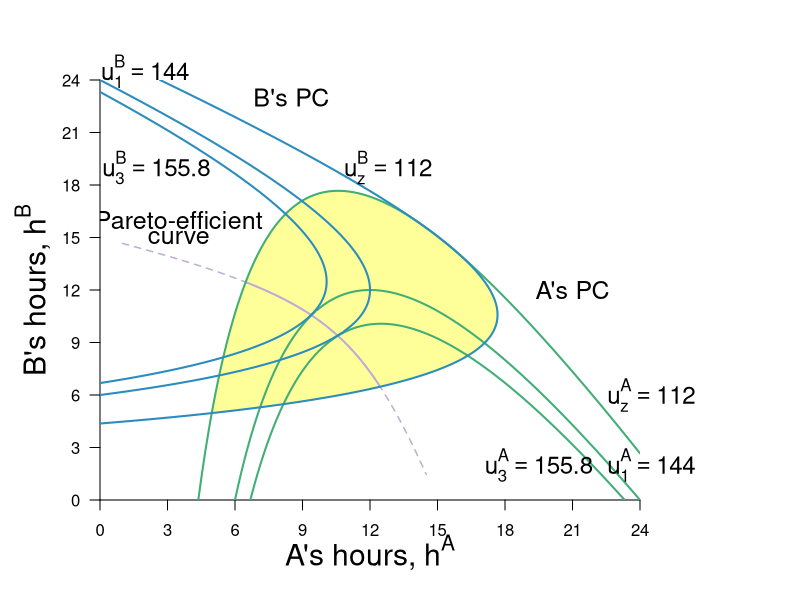

This figure's R source:
require(shape)
pdf(file = "coordination_failures/coord_fallback_pareto_new.pdf", width = 9, height = 7)

#Set parameters for graphics
pointsize <- 1.8
axislabelsize <- 1.8
labelsize <- 1.5
namesize <- 1.8
annotatesize <- 1.5
graphlinewidth <- 2
segmentlinewidth <- 1.5

COL <- c("#7fc97f", "#beaed4", "#fdc086", "#ffff99", "#386cb0", "#f0027f", "#bf5b17", "#666666")
COLA <- c("#99d8c9","#66c2a4","#41ae76", "#238b45", "#005824")
COLB <- c("#4eb3d3", "#2b8cbe", "#0868ac","#084081")

par(mar =  c(5, 5, 4, 8))

uA <- function(ea, eb, alpha = 30, beta = 1/2) {
  (alpha - beta*(ea+eb))*ea - 0.5*(ea)^2
}

uB <- function(ea, eb, alpha = 30, beta = 1/2) {
  (alpha - beta*(ea+eb))*eb - 0.5*(eb)^2
}

brfB <- function(ea, alpha = 30, beta = 1/2) {
  (alpha - beta*ea)/(1 + 2*beta)
}



brfA <- function(ea, alpha = 30, beta = 1/2) {
  (alpha - ea*(1 + 2*beta))/(beta)
}

brfPE <- function(ea, alpha = 30, beta = 1/8) {
  alpha*(1 - beta*ea)
}

hANE <- function(alpha, beta = 1/2){
  alpha/(1 + 3*beta)
}

hApEff <- function(alpha, beta = 1/2){
  alpha/(2 + 4*beta)
}

hApEff2 <- function(alpha, beta = 1/2){
  alpha/(1 + 4*beta)
}

intercept1 <- function(alpha, beta = 1/2){
  alpha/(1 + 2*beta)
}

PEC <- function(ea, alpha = 30, beta = 1/2){
  a = beta*(1+2*beta);
  b = -alpha*(1+3*beta)+(1+2*beta)^2*ea;
  c = alpha^2 - alpha*(1+3*beta)*ea+ beta*(1+2*beta)*ea^2
  delta = b^2-4*a*c
  return((-b-sqrt(delta))/(2*a))
}

indiffA <- function(ea, alpha = 30, beta = 1/2, uA = 144) {
  (alpha*ea - beta*(ea)^2 - 0.5*(ea)^2 - uA)/(beta*ea)
}

indiffBroot1 <- function(ea, alpha = 30, beta = 30, uB = 144){
  (-sqrt(alpha^2 - 2*alpha*beta*ea + beta^2*ea^2 - 4*beta*uB - 2*uB) + alpha - beta*ea)/(2*beta + 1)
}

indiffBroot2 <- function(ea, alpha = 30, beta = 30, uB = 144){
  (sqrt(alpha^2 - 2*alpha*beta*ea + beta^2*ea^2 - 4*beta*uB - 2*uB) + alpha - beta*ea)/(2*beta + 1)
}


xlims <- c(0, 24)
ylims <- c(0, 24)

npts <- 501 
x <- seq(xlims[1], xlims[2], length.out = npts)
y <- seq(ylims[1], ylims[2], length.out = npts) 
a <- c(112, 
       uA(hANE(alpha = 30, beta = 1/2), hANE(alpha = 30, beta = 1/2)),
       #uA(hApEff2(alpha = 30, beta = 1/2), hApEff2(alpha = 30, beta = 1/2)),
       155.8)
b <- c(112, 
       uA(hANE(alpha = 30, beta = 1/2),hANE(alpha = 30, beta = 1/2)), 
       #uB(hApEff2(alpha = 30, beta = 1/2), hApEff2(alpha = 30, beta = 1/2)), 
       155.8)

plot(0, 0, xlim = xlims, ylim = ylims, type = "n",
     xlab = expression(paste("")),
     ylab = expression(paste("")), 
     xaxt = "n", 
     yaxt = "n", 
     cex.lab = axislabelsize, 
     bty = "n",
     xaxs="i", 
     yaxs="i")


# ticksy <- c(ylims[1], ylims[2])
# ylabels <- c(NA, NA)
# ticksx <- c(xlims[1], xlims[2])
# xlabels <- c(NA, NA)
ticksy <- seq(ylims[1], ylims[2], 3)
ylabels <- seq(ylims[1], ylims[2], 3)
ticksx <- seq(xlims[1], xlims[2], 3)
xlabels <- seq(xlims[1], xlims[2], 3)


axis(1, at = ticksx,  pos = 0, labels = xlabels)
#text(x = c(0, hApEff2(alpha = 30), hANE(alpha = 30), intercept1(alpha = 30), xlims[2]), par("usr")[3] - 0.4, labels = xlabels, srt = 0, pos = 1, xpd = TRUE)

axis(2, at = ticksy, pos = 0, labels = ylabels, las = 1)

npts <- 500 
xx1 <- seq(xlims[1], xlims[2], length.out = npts)
xx2 <- seq(8.05, 11.55, length.out = npts)

#Polygon for the P-Improving Lens
#xpoly1 <- seq(from = 6.3, to = 13.65, length.out = 500)
xpoly1 <- seq(from = 5, to = 14.2, length.out = 500)
ypoly1 <- indiffA(xpoly1, uA = 112, alpha = 30, beta = 1/2)
ypoly2 <- indiffBroot1(xpoly1, uB = 112, alpha = 30, beta = 1/2)
polygon(x = c(xpoly1, rev(xpoly1)), y = c(ypoly1, rev(ypoly2)), col = COL[4], density = NULL, border = NA)

xpoly1 <- seq(from = 14.2, to = 17.65, length.out = 500)
ypoly1 <- indiffBroot2(xpoly1, uB = 112, alpha = 30, beta = 1/2)
ypoly2 <- indiffBroot1(xpoly1, uB = 112, alpha = 30, beta = 1/2)
polygon(x = c(xpoly1, rev(xpoly1)), y = c(ypoly1, rev(ypoly2)), col = COL[4], density = NULL, border = NA)

#xx2 <- seq(8.05, 11.55, length.out = npts)
xx2 <- seq(1, 14.5, length.out = npts)
xx3 <- seq(6.5, 12.4, length.out = npts)

#Pareto-efficient curve line
lines(xx2, PEC(xx2, alpha = 30, beta = 1/2), col = COL[2], lty = 2, lwd = segmentlinewidth)
lines(xx3, PEC(xx3, alpha = 30, beta = 1/2), col = COL[2], lwd = graphlinewidth)

contour(y, x,
        outer(x, y, uA),
        drawlabels = FALSE,
        col = COLA[3],
        lwd = graphlinewidth,
        levels = a,
        xaxs="i",
        yaxs="i",
        add = TRUE)

text(0.5*xlims[2], -3, expression(paste("A's hours, ", h^A)), xpd = TRUE, cex = axislabelsize)
text(-3, 0.5*ylims[2], expression(paste("B's hours, ", h^B)), xpd = TRUE, cex = axislabelsize, srt = 90)

contour(x, y,
        outer(x, y, uB),
        drawlabels = FALSE,
        col = COLB[2],
        lwd = graphlinewidth,
        levels = b,
        add = TRUE
)

text(3.5, 16, expression("Pareto-efficient"), cex = annotatesize)
text(3.5, 15, expression("curve"), cex = annotatesize)
#Arrows(5.7, 10, 9.6, 10, col = "black", lty = 1, lwd = 2, arr.type = "triangle", arr.lwd = 0.5)

# text(11.1, 3.5, expression("Pareto-improving"), cex = annotatesize)
# text(11.1, 3, expression("lens"), cex = annotatesize)
# Arrows(11.1, 3.8, 11.1, 10.8, col = "black", lty = 1, lwd = 2, arr.type = "triangle", arr.lwd = 0.5)

#Label the indifference curves for A
# text(3.5, 0.8, expression(u[z]^A), cex = labelsize -.05)
# text(5.7, 0.8, expression(u[2]^A), cex = labelsize - 0.05)
# text(7.3, 0.8, expression(u[3]^A), cex = labelsize - 0.05)

text(24.5, 6, expression(u[z]^A ==112), xpd= TRUE, cex = labelsize -.05)
text(24.5, 2, expression(u[1]^A == 144), xpd = TRUE,  cex = labelsize - 0.05)
text(19.5, 2, expression(u[3]^A == 155.8),xpd = TRUE, cex = labelsize - 0.05)

text(21, 12, expression(paste("A's PC")), xpd = TRUE, cex = annotatesize)

#Label the indifference curves for B

text(12.8, 19, expression(u[z]^B  == 112), xpd = TRUE, cex = labelsize - 0.05)
text(2, 24.5, expression(u[1]^B == 144),xpd = TRUE,cex = labelsize - 0.05)
text(2.5, 19, expression(u[3]^B == 155.8),xpd = TRUE, cex = labelsize - 0.05)

text(8.5, 23, expression(paste("B's PC")), xpd = TRUE, cex = annotatesize)

dev.off()
